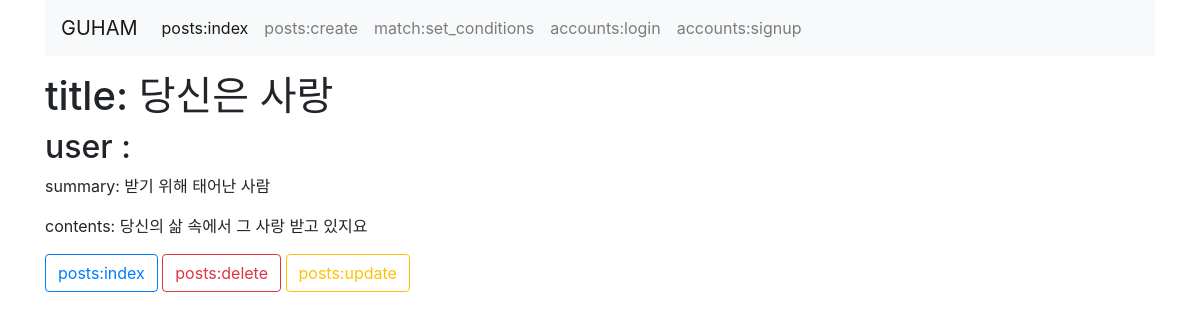
The app's page /posts/3/detail/ with its own data.
### posts/models.py (models this page shows)
class Post(models.Model):
    title = models.CharField(max_length=50)
    study_category = models.CharField(max_length=10, choices=STUDY_CATEGORY)
    number_people = models.IntegerField()
    study_place = models.CharField(max_length=10, choices=STUDY_PLACE)
    study_day = models.CharField(max_length=10, choices=STUDY_DAY)
    study_time = models.CharField(max_length=10, choices=STUDY_TIME)
    content = models.TextField()
    summary = models.TextField()

### posts/views.py (the view)
# urls.py: path('<int:post_id>/detail/', views.detail, name='detail'),  # 스터디 모집 글 열람
def detail(request, post_id):
    post_selected = Post.objects.get(id=post_id)
    context = {
        'post_selected': post_selected,
    }
    return render(request, 'posts/detail.html', context)

### posts/templates/posts/detail.html (shortened to what this page needs)
{% extends 'posts/base.html' %}
{% block body %}
<h1>title: {{post_selected.title}}</h1>
<h2>user : {{post_selected.user}}</h2>
<p>summary: {{post_selected.summary}}</p>
<p>contents: {{post_selected.content}}</p>
<a href="{% url 'posts:index' %}" class="btn btn-outline-primary">posts:index</a>
<a href="{% url 'posts:delete' post_selected.id %}" class="btn btn-outline-danger">posts:delete</a>
<a href="{% url 'posts:update' post_selected.id %}" class="btn btn-outline-warning">posts:update</a>
{% endblock %}

### records on screen
Post: title "당신은 사랑", summary "받기 위해 태어난 사람", content "당신의 삶 속에서 그 사랑 받고 있지요"
